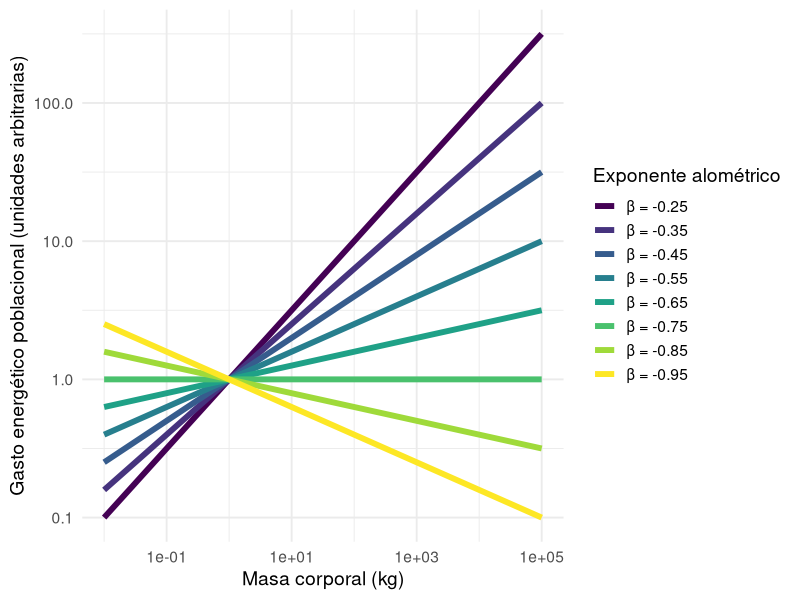

Write the R code that produced this figure.
library(tidyverse)

# -------------------------------------------------------------------------
# codigo para explorar la relación alométrica entre gasto energético poblacional y masa corporal

# rango de masa corporal (escala logarítmica)
masa_corporal <- 10^seq(-2, 5, length.out = 2000)  # desde 0.01 kg a 100,000 kg

# exponente de la relación alométrica BMR-masa corporal
exponente_BMR <- 0.75

# exponente de la relación alométrica densidad-masa corporal
exponente_densidad <- seq(-0.95, -0.25, by = 0.1)

# tabla con todas las combinaciones
combinaciones_exponentes <- expand.grid(
  masa_corporal = masa_corporal,
  exponente_densidad = exponente_densidad
) %>%
  mutate(
    BMR = masa_corporal^exponente_BMR,
    densidad = masa_corporal^exponente_densidad,
    uso_energia_total = densidad * BMR,
    exp_leyenda = paste0("β = ", exponente_densidad)
  )

# -------------------------------------------------------------------------

# creamos la figura 
ggplot(combinaciones_exponentes, aes(x = masa_corporal, y = uso_energia_total, color = exp_leyenda)) +
  geom_line(linewidth = 2) +
  scale_x_log10() +
  scale_y_log10() +
  scale_color_viridis_d() +
  labs(x = "Masa corporal (kg)",
    y = "Gasto energético poblacional (unidades arbitrarias)",
    color = "Exponente alométrico"
  ) +
  theme_minimal(base_size = 14) +
  NULL
